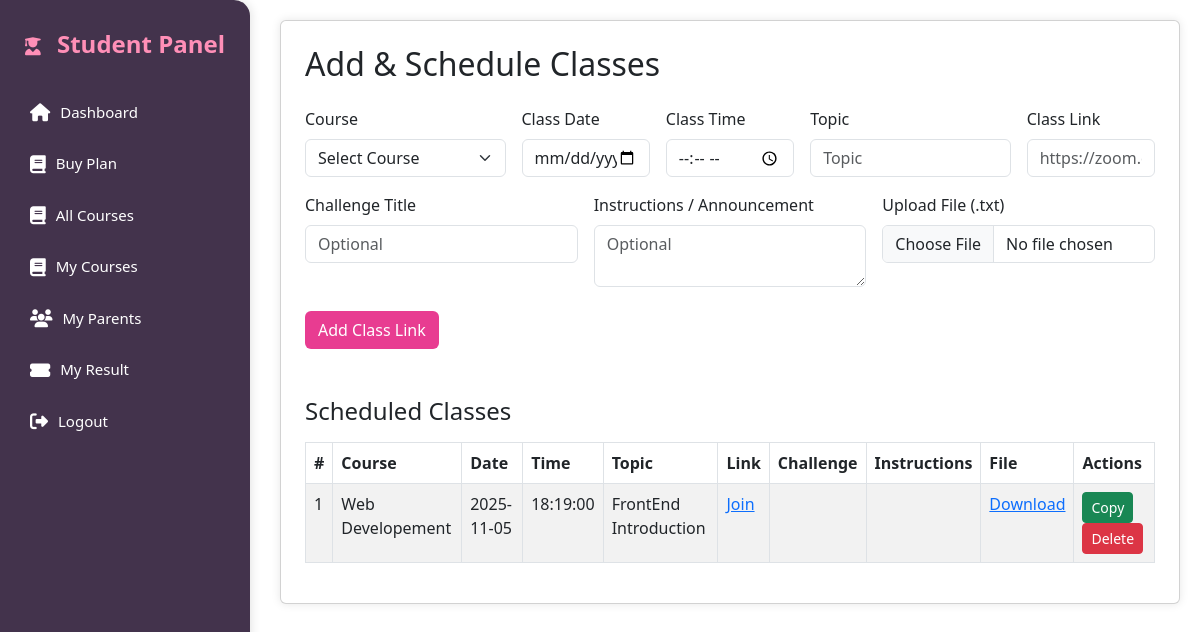
Page /class_links.php (signed in) on the committed database.
### tables this page shows
CREATE TABLE `class_links` (
  `id` int(11) NOT NULL,
  `instructor_id` int(11) NOT NULL,
  `course_id` int(11) NOT NULL,
  `class_date` date NOT NULL,
  `class_time` time NOT NULL,
  `topic` varchar(255) NOT NULL,
  `challenge_title` varchar(255) DEFAULT NULL,
  `instructions` text DEFAULT NULL,
  `challenge_file` varchar(500) DEFAULT NULL,
  `class_link` varchar(500) NOT NULL,
  `created_at` timestamp NOT NULL DEFAULT current_timestamp()
);

CREATE TABLE `courses` (
  `id` int(11) NOT NULL,
  `instructor_id` int(11) NOT NULL,
  `course_title` varchar(255) NOT NULL,
  `course_description` text NOT NULL,
  `age_group` varchar(50) NOT NULL,
  `course_type` enum('Free','Premium') DEFAULT 'Free',
  `scorm_xapi_integration` tinyint(1) DEFAULT 0,
  `course_image` varchar(255) DEFAULT NULL,
  `created_at` timestamp NOT NULL DEFAULT current_timestamp(),
  `updated_at` timestamp NOT NULL DEFAULT current_timestamp() ON UPDATE current_timestamp()
);

### class_links.php (the view, shortened to what this page needs)
<?php
include '../db_connection.php';
$instructorID = $_SESSION['instructor_id'];
$sql_classes = "SELECT cl.*, c.course_title
                FROM class_links cl
                JOIN courses c ON cl.course_id = c.id
                WHERE cl.instructor_id = $instructorID
                ORDER BY cl.class_date DESC, cl.class_time DESC";
$result_classes = mysqli_query($conn, $sql_classes);
?>
<!DOCTYPE html>
<html lang="en">
<head>
<link href="https://cdn.jsdelivr.net/npm/bootstrap@5.3.0/dist/css/bootstrap.min.css" rel="stylesheet">
</head>
<body>
<?php include 'sidebar.php'; ?>
<div class="content">
    <div class="card p-4">
        <h2 class="mb-4">Add & Schedule Classes</h2>
        <form method="POST" class="row g-3 mb-4" enctype="multipart/form-data">
            <div class="col-md-3">
                <label class="form-label">Course</label>
                <select name="course_id" class="form-select" required>
                    <option value="">Select Course</option>
                </select>
            </div>
            <div class="col-md-2"><label class="form-label">Class Date</label><input type="date" name="class_date" class="form-control" required></div>
            <div class="col-md-2"><label class="form-label">Class Time</label><input type="time" name="class_time" class="form-control" required></div>
            <div class="col-md-3"><label class="form-label">Topic</label><input type="text" name="topic" class="form-control" placeholder="Topic" required></div>
            <div class="col-md-2"><label class="form-label">Class Link</label><input type="url" name="class_link" class="form-control" placeholder="https://zoom.com" required></div>
            <div class="col-md-4"><label class="form-label">Challenge Title</label><input type="text" name="challenge_title" class="form-control" placeholder="Optional"></div>
            <div class="col-md-4"><label class="form-label">Instructions / Announcement</label><textarea name="instructions" class="form-control" placeholder="Optional"></textarea></div>
            <div class="col-md-4"><label class="form-label">Upload File (.txt)</label><input type="file" name="challenge_file" class="form-control" accept=".txt"></div>
            <div class="col-12"><button style="background-color: #E83C91; color: white;" type="submit" class="btn mt-2">Add Class Link</button></div>
        </form>
        <h4 class="mt-4">Scheduled Classes</h4>
        <?php if(mysqli_num_rows($result_classes) > 0) { ?>
            <table class="table table-bordered table-striped mt-2">
                <thead style="background: #E83C91;">
                    <tr>
                        <th>#</th><th>Course</th><th>Date</th><th>Time</th><th>Topic</th>
                        <th>Link</th><th>Challenge</th><th>Instructions</th><th>File</th><th>Actions</th>
                    </tr>
                </thead>
                <tbody>
                <?php $i=1; while($row = mysqli_fetch_assoc($result_classes)) { ?>
                    <tr>
                        <td><?= $i++ ?></td>
                        <td><?= htmlspecialchars($row['course_title']) ?></td>
                        <td><?= $row['class_date'] ?></td>
                        <td><?= $row['class_time'] ?></td>
                        <td><?= htmlspecialchars($row['topic']) ?></td>
                        <td><a href="<?= $row['class_link'] ?>" target="_blank">Join</a></td>
                        <td><?= htmlspecialchars($row['challenge_title']) ?></td>
                        <td><?= htmlspecialchars($row['instructions']) ?></td>
                        <td>
                            <?php if($row['challenge_file']) { ?>
                                <a href="<?= $row['challenge_file'] ?>" download>Download</a>
                            <?php } ?>
                        </td>
                        <td>
                            <button class="btn btn-success btn-sm" onclick="copyToClipboard('<?= $row['class_link'] ?>')">Copy</button>
                            <button class="btn btn-danger btn-sm" onclick="confirmDelete(<?= $row['id'] ?>)">Delete</button>
                        </td>
                    </tr>
                <?php } ?>
                </tbody>
            </table>
        <?php } else { ?>
            <div class="alert alert-info">No classes scheduled yet.</div>
        <?php } ?>
    </div>
</div>
</body>
</html>

### class_links.php (style rules this page uses)
body { background: #f0f2f5; }
.content { margin-left: 260px; padding: 20px; }
.card { background: #fff; border-radius: 10px; box-shadow: 0 0 10px rgba(0,0,0,0.1); padding:20px; }
th { background-color: #E83C91; color: white; }

### rows in the picture
class_links: course.course_title "Web Developement", class_date "2025-11-05", class_time "18:19:00", topic "FrontEnd Introduction"
